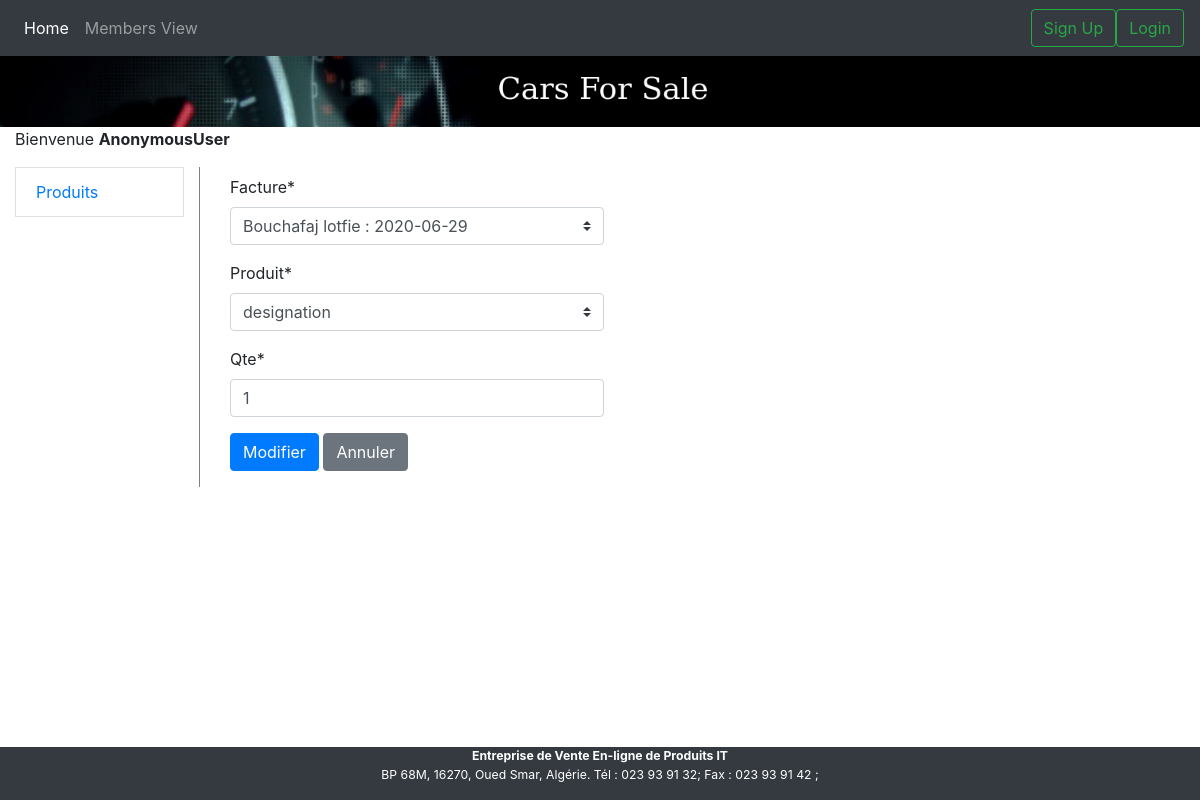
Page /bill/lignefacture_update/7/7/ on the committed database.
### bill/models.py (models this page shows)
class LigneFacture(models.Model):
    produit = models.ForeignKey(Produit, on_delete=models.CASCADE,related_name="lignes")
    qte = models.IntegerField(default=1)
    facture = models.ForeignKey(Facture, on_delete=models.CASCADE, related_name='lignes')
    class Meta:
        constraints = [
            models.UniqueConstraint(fields=['produit', 'facture'], name="produit-facture")
        ]

### bill/views.py (the view)
# urls.py: re_path(r'^lignefacture_update/(?P<pk>\d+)/(?P<facture_pk>\d+)/$', views.LigneFactureUpdateView.as_view(), name='lignefacture_update'),
class LigneFactureUpdateView(UpdateView):
    model = LigneFacture
    template_name = 'bill/update.html'
    fields = ['facture', 'produit', 'qte']
    def get_form(self, form_class=None):
        form = super().get_form(form_class)
        form.helper = FormHelper()
        form.fields['facture']=forms.ModelChoiceField(queryset=Facture.objects.filter(id=self.kwargs.get('facture_pk')), initial=0)
        form.helper.add_input(Submit('submit','Modifier', css_class='btn-primary'))
        form.helper.add_input(Button('cancel', 'Annuler', css_class='btn-secondary', onclick="window.history.back()"))
        self.success_url = reverse('facture_table_detail', kwargs={'pk':self.kwargs.get('facture_pk')})
        return form

### bill/models.py (called while the page is built)
    def __str__(self):
        return self.nom + ' ' + self.prenom

    def __str__(self):
        return self.designation

    def __str__(self):
        return str(self.client)+' : '+ str(self.date)

### bill/templates/bill/update.html (shortened to what this page needs)
{% extends 'bill/base.html' %}
{% load bootstrap4 django_tables2 crispy_forms_tags %}
{% block content%}
<div class="col-lg-5">
{% crispy form %}
</div>
{% endblock %}

### rows in the picture
LigneFacture: facture "Bouchafaj lotfie : 2020-06-29", produit "designation", qte "1"

### other values in the picture
{{ user }} "AnonymousUser"
